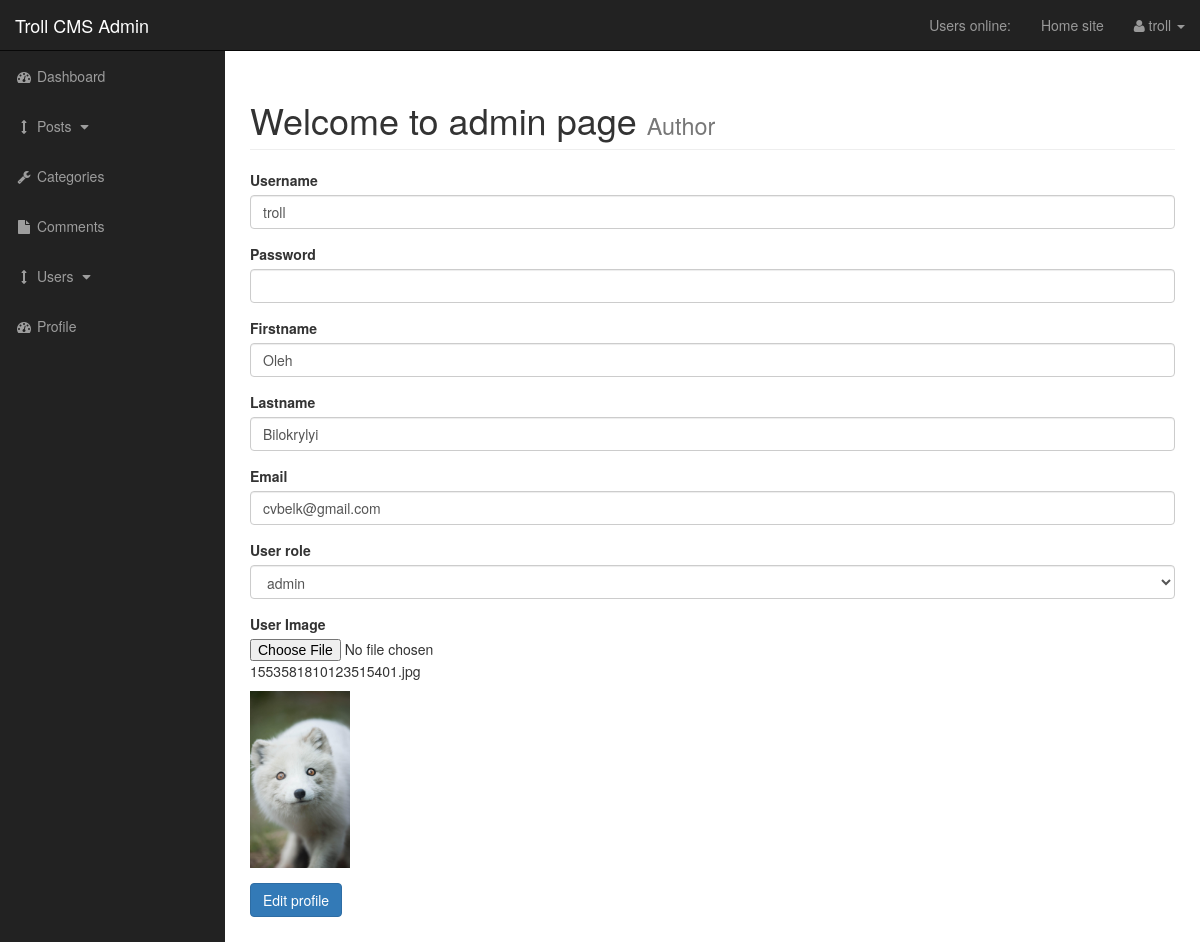
The page /admin/profile.php (signed in) on the database its author committed.
### tables this page shows
CREATE TABLE `users` (
  `user_id` int(3) NOT NULL,
  `user_name` varchar(255) NOT NULL,
  `user_password` varchar(255) NOT NULL,
  `user_firstname` varchar(255) NOT NULL,
  `user_lastname` varchar(255) NOT NULL,
  `user_email` varchar(255) NOT NULL,
  `user_image` text NOT NULL,
  `user_role` varchar(255) NOT NULL,
  `randSalt` varchar(255) NOT NULL DEFAULT '$2y$10$iusesomecrazystrings22',
  `user_token` text NOT NULL
);

### admin/profile.php (the view, shortened to what this page needs)
<?php include "includes/admin_header.php"?>
           <div id="wrapper">
<?php include "includes/admin_navigation.php"?>
        <div id="page-wrapper">
            <div class="container-fluid">
                <div class="row">
                    <div class="col-lg-12">
                       <h1 class="page-header">
                            Welcome to admin page
                            <small>Author</small>
                        </h1>
<?php
if (isset($_SESSION['user_id'])) {
    $user_id = $_SESSION['user_id'];
    $query = "SELECT * FROM users WHERE user_id = {$user_id}";
    $select_user_profile = mysqli_query($connection, $query);
    while($row = mysqli_fetch_assoc($select_user_profile)) {
        $user_name = $row['user_name'];
        $user_firstname = $row['user_firstname'];
        $user_lastname = $row['user_lastname'];
        $user_email = $row['user_email'];
        $user_image = $row['user_image'];
        $user_role = $row['user_role'];
?>
<form action="" method="post" enctype="multipart/form-data">
    <div class="form-group">
        <label for="user_name">Username</label>
        <input type="text" class="form-control" name="user_name" value="<?php print $user_name;?>">
    </div>
    <div class="form-group">
        <label for="user_password">Password</label>
        <input autocomplete="off" type="password" class="form-control" name="user_password" value="<?php ?>">
    </div>
    <div class="form-group">
        <label for="user_firstname">Firstname</label>
        <input type="text" class="form-control" name="user_firstname" value="<?php print $user_firstname;?>">
    </div>
    <div class="form-group">
        <label for="user_lastname">Lastname</label>
        <input type="text" class="form-control" name="user_lastname" value="<?php print $user_lastname;?>">
    </div>
    <div class="form-group">
        <label for="user_email">Email</label>
         <input type="text" class="form-control" name="user_email" value="<?php print $user_email;?>">
    </div>
    <div class="form-group">
        <label for="user_role">User role</label>
        <select name="user_role" id="user_role" class="form-control">
           <option value="<?php print $user_role; ?>"><?php print $user_role; ?></option>
        </select>
    </div>
    <div class="form-group">
        <label for="image">User Image</label>
         <input type="file"  name="image">   <p><?php print $user_image; ?> </p>
        <img src="../images/<?php print $user_image; ?>" width="100" alt="">
    </div>
    <div class="form-group">
        <input class="btn btn-primary" type="submit" class="form-control" name="edit_profile" value="Edit profile">
    </div>
</form>
<?php } ?>
<?php
}
?>
                    </div>
                </div>
            </div>
        </div>
 <?php include "includes/admin_footer.php" ?>

### admin/css/sb-admin.css (style rules this page uses)
body { margin-top: 100px; background-color: #222; }
@media (min-width:768px) { body { margin-top: 50px; } }
#wrapper { padding-left: 0; }
#page-wrapper { width: 100%; padding: 0; background-color: #fff; }
@media (min-width:768px) { #wrapper { padding-left: 225px; } }
@media (min-width:768px) { #page-wrapper { padding: 10px; } }

### rows shown on the page
users: user_name "troll", user_firstname "Oleh", user_lastname "Bilokrylyi", user_email "cvbelk@gmail.com", user_role "admin", user_image "1553581810123515401.jpg", user_image (picture)

### other values the page prints
$_SESSION['user_name'] "troll"
